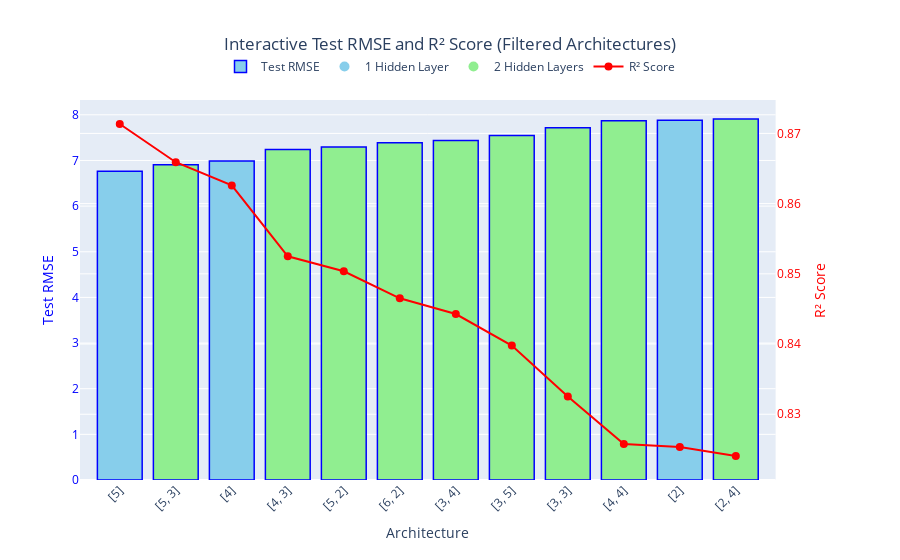

This figure's notebook cell:
### Code cell
# Sort the filtered DataFrame by 'Test RMSE' in ascending order
model_results_df_filtered_sorted = model_results_df_filtered.sort_values(by='Test RMSE', ascending=True)

# Prepare customdata with 'R2 Score', 'Number of Layers', and 'Hidden Layers'
customdata_filtered = model_results_df_filtered_sorted[['R2 Score', 'Number of Layers', 'Hidden Layers']].values

# Map 'Number of Layers' to colors
color_map_filtered = {1: 'skyblue', 2: 'lightgreen'}
colors_filtered = model_results_df_filtered_sorted['Number of Layers'].map(color_map_filtered)

# Create a Plotly figure with a secondary y-axis
fig = make_subplots(specs=[[{"secondary_y": True}]])

# Add bar trace for Test RMSE (interactive), colored by 'Number of Layers'
fig.add_trace(
    go.Bar(
        x=model_results_df_filtered_sorted['Hidden Layers'],  # x-axis remains Architecture for plotting
        y=model_results_df_filtered_sorted['Test RMSE'],
        name='Test RMSE',
        marker_color=colors_filtered,  # color mapping for filtered data
        marker_line_color='blue',
        marker_line_width=1.5,  # thickness
        #text=model_results_df_filtered_sorted['Total Nodes'],
        hoverinfo='none',  # Suppress default hover labels
        hovertemplate=(
            '<b>Architecture:</b> %{customdata[2]}<br>'  # Display Hidden Layers as Architecture
            '<b>Test RMSE:</b> %{y:.2f}<br>'
            '<b>R² Score:</b> %{customdata[0]:.4f}<br>'
            '<b>Total Nodes:</b> %{text}<br>'
            '<b>Number of Layers:</b> %{customdata[1]}<br>'
            '<extra></extra>'  # Suppress trace name in hover
        ),
        customdata=customdata_filtered,
    ),
    secondary_y=False,
)

# Add dummy scatter traces for the legend to represent different 'Number of Layers'
fig.add_trace(
    go.Scatter(
        x=[None],
        y=[None],
        mode='markers',
        marker=dict(size=10, color='skyblue'),
        legendgroup='1 Hidden Layer',
        showlegend=True,
        name='1 Hidden Layer'
    )
)

fig.add_trace(
    go.Scatter(
        x=[None],
        y=[None],
        mode='markers',
        marker=dict(size=10, color='lightgreen'),
        legendgroup='2 Hidden Layers',
        showlegend=True,
        name='2 Hidden Layers'
    )
)

# Add line trace for R² Score (non-interactive)
fig.add_trace(
    go.Scatter(
        x=model_results_df_filtered_sorted['Hidden Layers'],
        y=model_results_df_filtered_sorted['R2 Score'],
        name='R² Score',
        mode='lines+markers',
        line=dict(color='red', width=2),
        marker=dict(size=8),
        hoverinfo='skip',  # Disable hover interaction for R² Score
    ),
    secondary_y=True,
)

# Update x-axis labels to display all architectures
fig.update_xaxes(
    title_text='Architecture',
    tickmode='array',
    tickvals=model_results_df_filtered_sorted['Hidden Layers'],
    ticktext=model_results_df_filtered_sorted['Hidden Layers'],
    tickangle=-45,    # Rotate labels for readability
)

# Update y-axes titles and colors
fig.update_yaxes(title_text='Test RMSE', secondary_y=False, color='blue')
fig.update_yaxes(title_text='R² Score', secondary_y=True, color='red')

# Update the layout with legend inside the plot and centered title
fig.update_layout(
    title=dict(
        text="Interactive Test RMSE and R² Score (Filtered Architectures)",
        x=0.5,  # Center the title
        xanchor='center',  # Anchor it to the center
    ),
    legend=dict(
        orientation='h',
        yanchor='bottom',
        y=1.05,
        xanchor='center',
        x=0.5,
        bgcolor='rgba(255,255,255,0.8)',  # Semi-transparent background
    ),
    hovermode='x unified',
)

# Display the figure
fig.show()

### Figure 1 — Plotly figure (JSON) as saved in the notebook; plotly's stock layout.template omitted (floating-point values rounded to 4 significant figures)
{"data": [{"customdata": [[0.8713, 1, "[5]"], [0.8659, 2, "[5, 3]"], [0.8626, 1, "[4]"], [0.8525, 2, "[4, 3]"], [0.8504, 2, "[5, 2]"], [0.8465, 2, "[6, 2]"], [0.8443, 2, "[3, 4]"], [0.8398, 2, "[3, 5]"], [0.8325, 2, "[3, 3]"], [0.8258, 2, "[4, 4]"], [0.8253, 1, "[2]"], [0.8241, 2, "[2, 4]"]], "hoverinfo": "none", "hovertemplate": "<b>Architecture:</b> %{customdata[2]}<br><b>Test RMSE:</b> %{y:.2f}<br><b>R² Score:</b> %{customdata[0]:.4f}<br><b>Total Nodes:</b> %{text}<br><b>Number of Layers:</b> %{customdata[1]}<br><extra></extra>", "marker": {"color": ["skyblue", "lightgreen", "skyblue", "lightgreen", "lightgreen", "lightgreen", "lightgreen", "lightgreen", "lightgreen", "lightgreen", "skyblue", "lightgreen"], "line": {"color": "blue", "width": 1.5}}, "name": "Test RMSE", "type": "bar", "x": ["[5]", "[5, 3]", "[4]", "[4, 3]", "[5, 2]", "[6, 2]", "[3, 4]", "[3, 5]", "[3, 3]", "[4, 4]", "[2]", "[2, 4]"], "xaxis": "x", "y": [6.763, 6.904, 6.989, 7.241, 7.293, 7.386, 7.44, 7.546, 7.715, 7.87, 7.879, 7.908], "yaxis": "y"}, {"legendgroup": "1 Hidden Layer", "marker": {"color": "skyblue", "size": 10}, "mode": "markers", "name": "1 Hidden Layer", "showlegend": true, "type": "scatter", "x": [null], "y": [null]}, {"legendgroup": "2 Hidden Layers", "marker": {"color": "lightgreen", "size": 10}, "mode": "markers", "name": "2 Hidden Layers", "showlegend": true, "type": "scatter", "x": [null], "y": [null]}, {"hoverinfo": "skip", "line": {"color": "red", "width": 2}, "marker": {"size": 8}, "mode": "lines+markers", "name": "R² Score", "type": "scatter", "x": ["[5]", "[5, 3]", "[4]", "[4, 3]", "[5, 2]", "[6, 2]", "[3, 4]", "[3, 5]", "[3, 3]", "[4, 4]", "[2]", "[2, 4]"], "xaxis": "x", "y": [0.8713, 0.8659, 0.8626, 0.8525, 0.8504, 0.8465, 0.8443, 0.8398, 0.8325, 0.8258, 0.8253, 0.8241], "yaxis": "y2"}], "layout": {"hovermode": "x unified", "legend": {"bgcolor": "rgba(255,255,255,0.8)", "orientation": "h", "x": 0.5, "xanchor": "center", "y": 1.05, "yanchor": "bottom"}, "title": {"text": "Interactive Test RMSE and R² Score (Filtered Architectures)", "x": 0.5, "xanchor": "center"}, "xaxis": {"anchor": "y", "domain": [0, 0.94], "tickangle": -45, "tickmode": "array", "ticktext": ["[5]", "[5, 3]", "[4]", "[4, 3]", "[5, 2]", "[6, 2]", "[3, 4]", "[3, 5]", "[3, 3]", "[4, 4]", "[2]", "[2, 4]"], "tickvals": ["[5]", "[5, 3]", "[4]", "[4, 3]", "[5, 2]", "[6, 2]", "[3, 4]", "[3, 5]", "[3, 3]", "[4, 4]", "[2]", "[2, 4]"], "title": {"text": "Architecture"}}, "yaxis": {"anchor": "x", "color": "blue", "domain": [0, 1], "title": {"text": "Test RMSE"}}, "yaxis2": {"anchor": "x", "color": "red", "overlaying": "y", "side": "right", "title": {"text": "R² Score"}}}}
